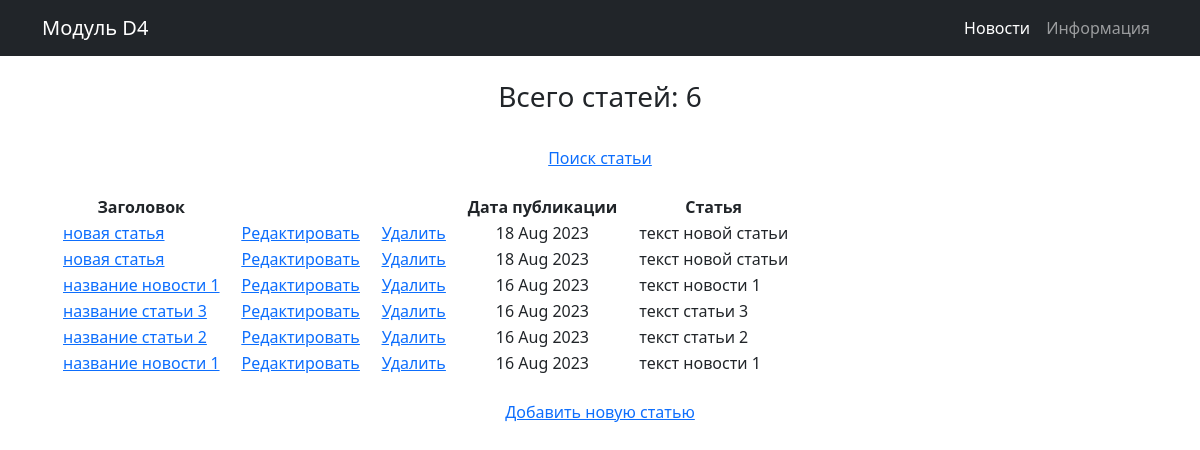
Page /news/ on the committed database.
### news/models.py (models this page shows, shortened)
class Post(models.Model):
    author = models.ForeignKey(Author, on_delete=models.CASCADE)
    NEWS = 'NW'
    ARTICLE = 'AR'
    CATEGORY_CHOICES = (
        (NEWS, 'Новость'),
        (ARTICLE, 'Статья')
    )
    categoryType = models.CharField(max_length=2, choices=CATEGORY_CHOICES, default=ARTICLE)
    dateCreation = models.DateTimeField(auto_now_add=True)
    postCategory = models.ManyToManyField(Category, through='PostCategory')
    title = models.CharField(max_length=128)
    text = models.TextField()
    rating = models.SmallIntegerField(default=0)

### news/views.py (the view)
# urls.py: path('', NewsList.as_view()),
class NewsList(ListView):
    model = Post
    template_name = 'news.html'
    context_object_name = 'news'
    ordering = ['-dateCreation']
    paginate_by = 10

### news/templatetags/custom_filters.py (called while the page is built)
@register.filter(name='censor') # регистрируем наш фильтр под именем censor,
def censor(censor_text): # первый аргумент здесь — это то значение, к которому надо применить фильтр,
    for word in censor_words:
        censor_text = censor_text.lower().replace(word.lower(), '*censor*')  # переводим в строчные буквы, заменяем на *censor*
    return censor_text # возвращаемое функцией значение — это то значение, которое подставится к нам в шаблон

### templates/news.html (shortened to what this page needs)
{% extends 'flatpages/default.html' %}
{% load custom_filters %}
{% block content %}
    <br>
    <h3> Всего статей: {{ news|length }} </h3>
    <br>
    {% if news %}
        <a href="{% url 'post_search' %}"> Поиск статьи</a>
        <br>
        <br>
        <table style="border-collapse: separate; border-spacing: 20px 0;">
            <tr>
                <td><strong>Заголовок</strong></td>
                <td></td>
                <td></td>
                <td><strong>Дата публикации</strong></td>
                <td><strong>Статья</strong></td>
            </tr>
            {% for post in news %}
                <tr>
                    <td class="text-start">
                        <a href="{% url 'post_detail' post.id %}"> {{ post.title|censor|truncatechars:30  }}</a>
                    </td>
                    <td>
                        <a href="{% url 'post_update' post.id %}"><u>Редактировать</u></a>
                    </td>
                    <td>
                        <a href="{% url 'post_delete' post.id %}"><u> Удалить </u></a>
                    </td>
                    <td> {{ post.dateCreation|date:'d M Y' }} </td>
                    <td class="text-start"> {{ post.text|censor|truncatechars:50 }} </td>
                </tr>
            {% endfor %}
        </table>
        {% else %}
            <br>
            <h2>Статей нет!</h2>
    {% endif %}
    <br>
    <a href="{% url 'post_create' %}">Добавить новую статью</a> <br><br>
{% endblock content %}

### templates/flatpages/default.html (shortened to what this page needs)
{% load static %}
<!DOCTYPE html>
<html lang="en">
    <head>
        <link href="{% static 'css/styles.css' %}" rel="stylesheet" />
    </head>
    <body>
        <nav class="navbar navbar-expand-lg navbar-dark bg-dark">
            <div class="container">
                <a class="navbar-brand" href="/news/">Модуль D4</a>
                <div class="collapse navbar-collapse" id="navbarSupportedContent">
                    <ul class="navbar-nav ms-auto mb-2 mb-lg-0">
                        <li class="nav-item"><a class="nav-link active" aria-current="page" href="/news/">Новости</a></li>
                        <li class="nav-item"><a class="nav-link" aria-current="page" href="/infa/">Информация</a></li>
                    </ul>
                </div>
            </div>
        </nav>
        <div class="container">
                <div class="row">
                    <div class="col-lg-12 text-center">
                        {% block content %}{% endblock content %}
                    </div>
                </div>
        </div>
    </body>
</html>

### rows in the picture
Post: title|censor "новая статья", dateCreation "18 Aug 2023", text|censor "текст новой статьи"
Post: title|censor "новая статья", dateCreation "18 Aug 2023", text|censor "текст новой статьи"
Post: title|censor "название новости 1", dateCreation "16 Aug 2023", text|censor "текст новости 1"
Post: title|censor "название статьи 3", dateCreation "16 Aug 2023", text|censor "текст статьи 3"
Post: title|censor "название статьи 2", dateCreation "16 Aug 2023", text|censor "текст статьи 2"
Post: title|censor "название новости 1", dateCreation "16 Aug 2023", text|censor "текст новости 1"

### other values in the picture
{{ news|length }} "6"
